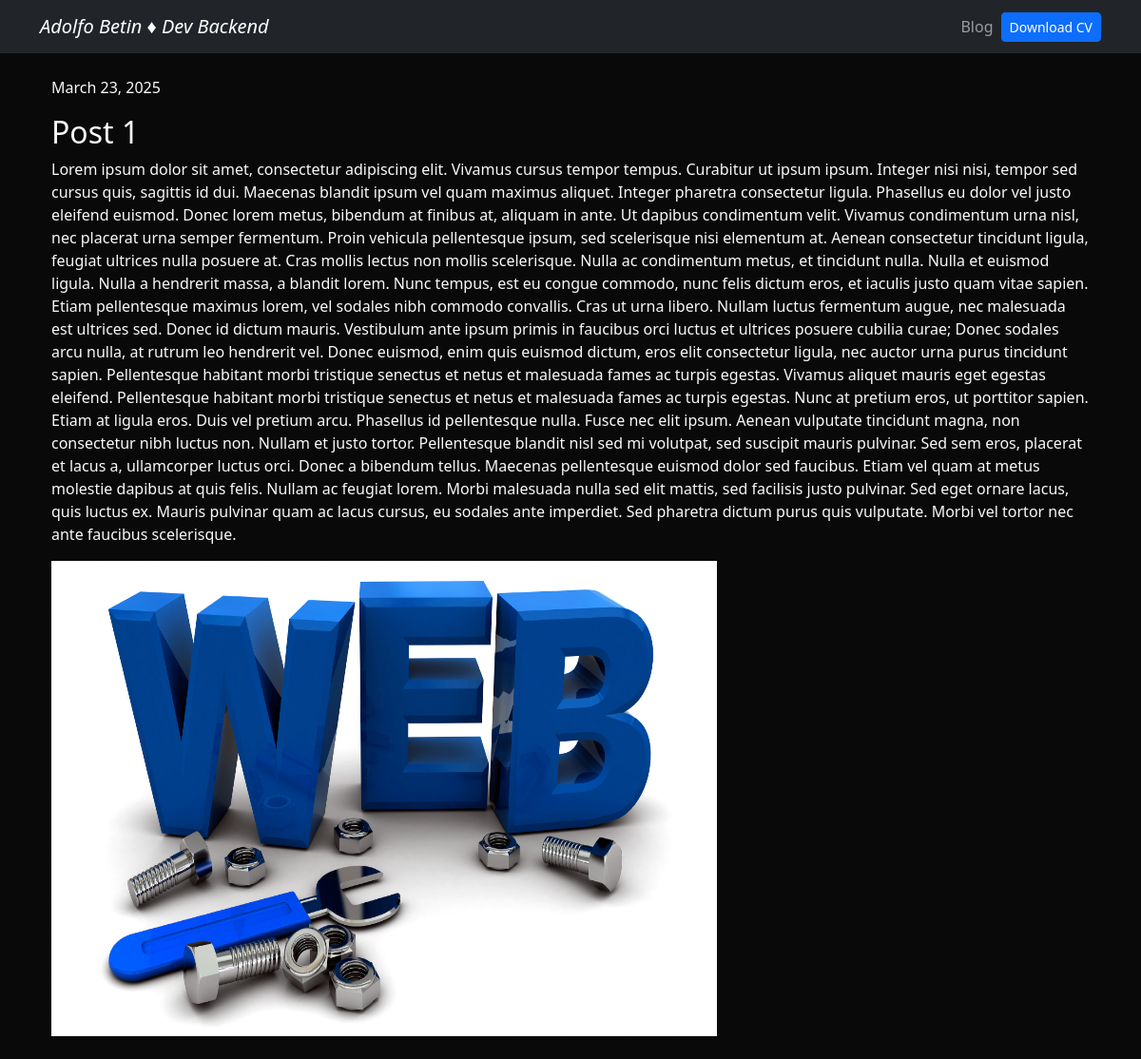
The page /blog/1 on the database its author committed.
### blog/models.py (models this page shows)
class Post(models.Model):
    title = models.CharField(max_length=100)
    description = models.TextField()
    image = models.ImageField(upload_to='blog/images')
    date = models.DateField(default=datetime.date.today)

### blog/views.py (the view)
# urls.py: path('<int:post_id>', post_detail, name='post_detail')
def post_detail(request, post_id):
    post = get_object_or_404(Post, pk=post_id)
    return render(request, 'post_detail.html',{"post":post})

### blog/templates/post_detail.html
{% extends 'layout.html' %}
{% block content %}
    <p>{{post.date}}<p>
    <h2>{{post.title}}</h2>
    <p>{{post.description|safe}}</p>
    <img src="{{post.image.url}}" width="700" height="500" alt="{{post.title}}">
{% endblock %}

### portfolio/static/main.css (style rules this page uses)
body { background: #090909; }

### rows shown on the page
Post: date "March 23, 2025", title "Post 1", description "Lorem ipsum dolor sit amet, consectetur adipiscing elit. Vivamus cursus tempor tempus. Curabitur ut ipsum ipsum. Integer nisi nisi, tempor sed cursus quis, sagittis id dui. Maecenas blandit ipsum vel quam maximus aliquet. Integer pharetra consectetur ligula. Phasellus eu dolor vel justo eleifend euismod. Donec lorem metus, bibendum at finibus at, aliquam in ante. Ut dapibus condimentum velit. Vivamus condimentum urna nisl, nec placerat urna semper fermentum. Proin vehicula pellentesque ipsum, sed scelerisque nisi elementum at. Aenean consectetur tincidunt ligula, feugiat ultrices nulla posuere at. Cras mollis lectus non mollis scelerisque. Nulla ac condimentum metus, et tincidunt nulla.…", image (picture)
